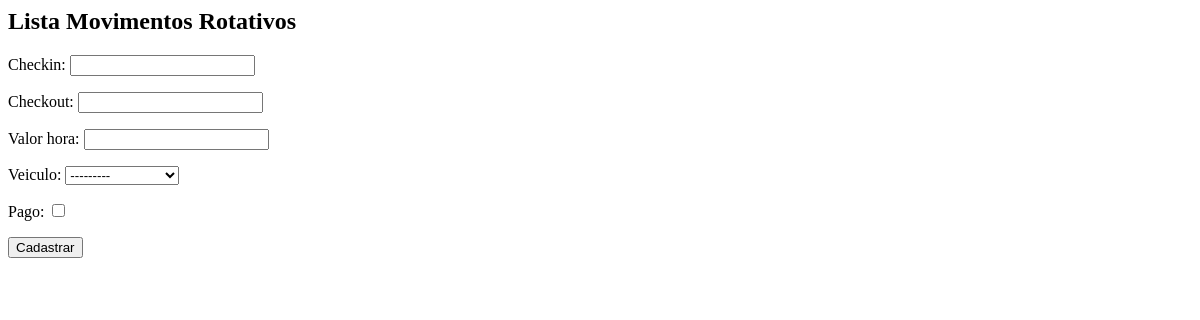
Before: /core/mov-rot/ with the older database file.
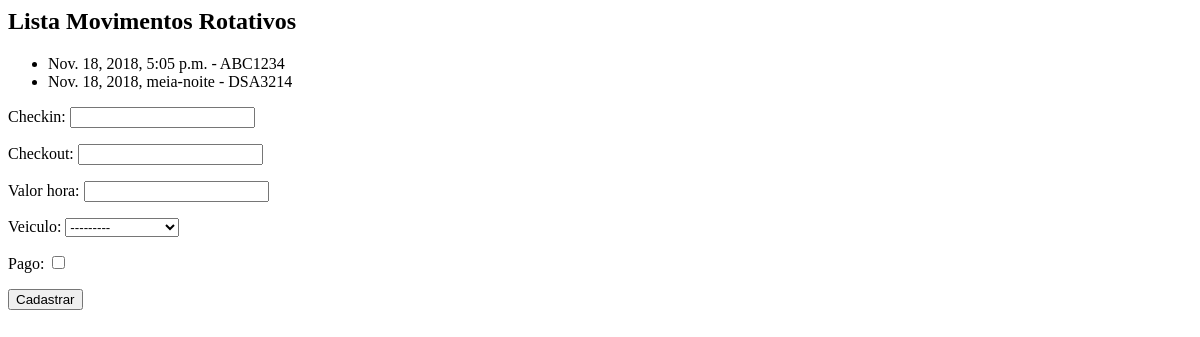
After: the same page with the newer database file.
### core/models.py (models this page shows, shortened)
class MovRotativo(models.Model):
    checkin = models.DateTimeField(auto_now=False)
    checkout = models.DateTimeField(null=True, blank=True)
    valor_hora = models.DecimalField(max_digits=5, decimal_places=2)
    veiculo = models.ForeignKey(Veiculo, on_delete=models.PROTECT)
    pago = models.BooleanField(default=False)

class Veiculo(models.Model):
    marca = models.ForeignKey(Marca, on_delete=models.PROTECT)
    placa = models.CharField(max_length=7)
    proprietario = models.ForeignKey(Pessoa, on_delete=models.PROTECT)
    cor = models.CharField(max_length=15)
    observacoes = models.TextField()
    def __str__(self):
        return self.marca.nome + ' - ' + self.placa

### core/views.py (the view)
# urls.py: path('mov-rot/', lista_movrotativos, name='core_lista_movrotativos'),
def lista_movrotativos(request):
    movRotativos = MovRotativo.objects.all()
    form = MovRotativosForm
    data = {'mov_rot': movRotativos, 'form': form}
    return render(request, 'core/lista_movrotativos.html', data)

### core/templates/core/lista_movrotativos.html (shortened to what this page needs)
<h2>Lista Movimentos Rotativos</h2>
<ul>
{% for mov in mov_rot %}
	<li>{{ mov.checkin }} - {{ mov.veiculo.placa }}</li>
{% endfor %}
</ul>
<form action="{% url 'core_lista_movrotativos_novo' %}" method="POST">
	{{ form.as_p }}
	<button type="submit">Cadastrar</button>
</form>

Changed rows visible on the page:
added MovRotativo: checkin "Nov. 18, 2018, 5:05 p.m.", veiculo.placa "ABC1234"
added MovRotativo: checkin "Nov. 18, 2018, meia-noite", veiculo.placa "DSA3214"
